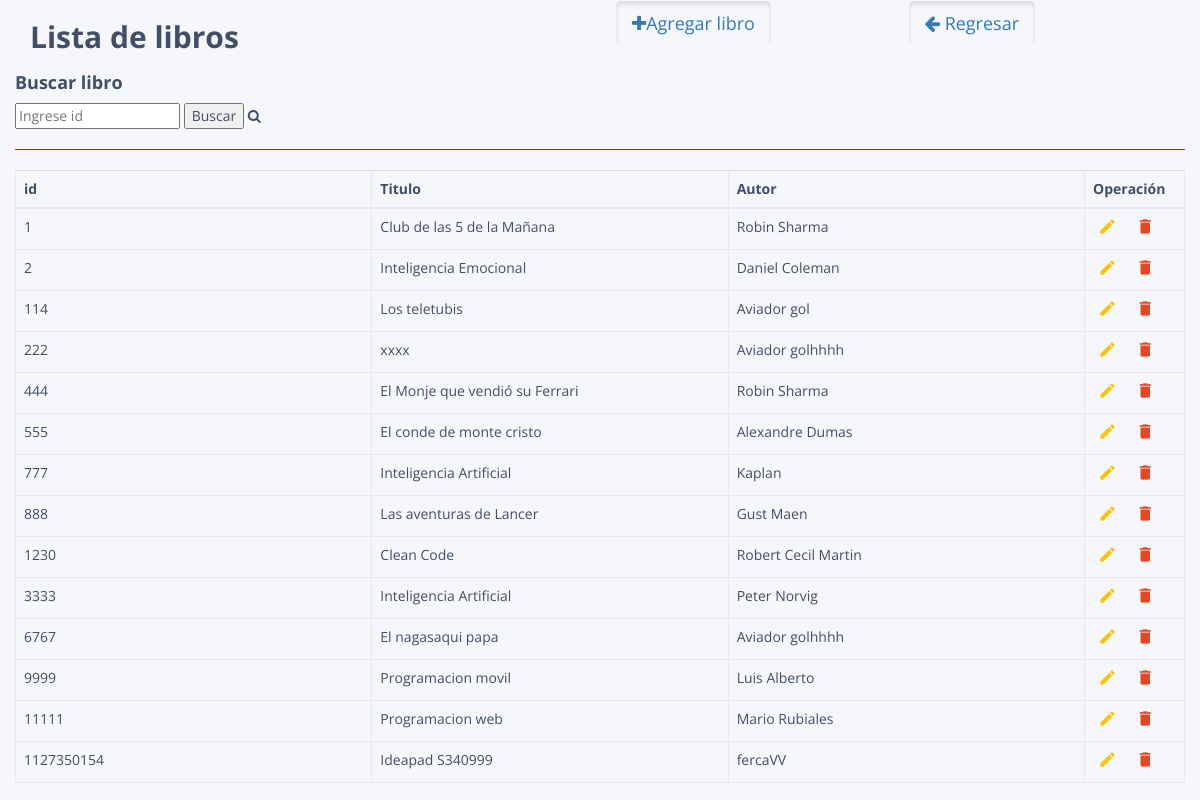
The app's page /libros.php with its own data.
### tables this page shows
CREATE TABLE `libros` (
  `id` int(20) NOT NULL,
  `titulo` varchar(40) NOT NULL,
  `autor` varchar(20) DEFAULT 'Desconocido'
);

### database.php (called while the page is built, shortened)
<?php
	class Database{
		private $con;
		private $dbhost="localhost";
		private $dbuser="root";
		private $dbpass="";
		private $dbname="clientecp";
		public function connect_db(){
			$this->con = mysqli_connect($this->dbhost, $this->dbuser, $this->dbpass, $this->dbname);
		}
		public function readlibros(){
			$sql = "SELECT * FROM libros" ;
			$res = mysqli_query($this->con, $sql);
			return $res;
		}
	}
?>

### libros.php (the view, shortened to what this page needs)
<!DOCTYPE html>
<html lang="en">
<head>
<link rel="stylesheet" href="https://maxcdn.bootstrapcdn.com/font-awesome/4.7.0/css/font-awesome.min.css">
<link rel="stylesheet" href="https://maxcdn.bootstrapcdn.com/bootstrap/3.3.7/css/bootstrap.min.css">
<link rel="stylesheet" href="css/custom.css">
</head>
<body>
    <div class="container">
                <div class="row">
                    <div class="col-sm-6"><h2><b>Lista de libros</b></h2></div>
                    <div class="col-sm-3">
                        <a href="createlibro.php" class="btn btn-secondary btn-lg active"><i class="fa fa-plus"></i>Agregar libro</a>
                    </div>
                    <div class="col-sm-3">
                    <a href="home.php" class="btn btn-secondary btn-lg active"><i class="fa fa-arrow-left"></i> Regresar</a>
                    </div>
                </div>
                <div class="row">
                <h4><b>Buscar libro</b></h4>
<form method="POST" action="searchlibros.php" method="get" onSubmit="return validarForm(this)">
 <input type="text" placeholder="Ingrese id" name="palabra">
 <input type="submit" value="Buscar" name="buscar"> <i class="fa fa-search"></i>
</form>
<hr style="border-color:red;">
            <table class="table table-bordered">
                <thead>
                    <tr>
                        <th>id</th>
                        <th>Titulo</th>
                        <th>Autor</th>
                        <th>Operación</th>
                    </tr>
                </thead>
				<?php
				include ('database.php');
				$libros = new Database();
				$listado=$libros->readlibros();
				?>
                <tbody>
				<?php
					while ($row=mysqli_fetch_object($listado)){
						$id =$row->id;
						$titulo =$row->titulo;
                        $autor=$row->autor;
				?>
					<tr>
                    <td><?php echo $id;?></td>
                        <td><?php echo $titulo;?></td>
                        <td><?php echo $autor;?></td>
                        <td>
						    <a href="updateLibro.php?id=<?php echo $id;?>" class="edit" title="Editar" data-toggle="tooltip"><i class="material-icons">&#xE254;</i></a>
                            <a href="deleteLibro.php?id=<?php echo $id;?>" class="delete" title="Eliminar" data-toggle="tooltip"><i class="material-icons">&#xE872;</i></a>
                        </td>
                    </tr>
				<?php
					}
				?>
    </div>
</body>
</html>

### css/custom.css (style rules this page uses)
body { color: #404E67; background: #F5F7FA; font-family: 'Open Sans', sans-serif; }
table.table { table-layout: fixed; }
table.table tr th, table.table tr td { border-color: #e9e9e9; }
table.table th:last-child { width: 100px; }
table.table td a { cursor: pointer; display: inline-block; margin: 0 5px; min-width: 24px; }
table.table td a.edit { color: #FFC107; }
table.table td a.delete { color: #E34724; }
table.table td i { font-size: 19px; }

### records on screen
libros: id "1", titulo "Club de las 5 de la Mañana", autor "Robin Sharma"
libros: id "2", titulo "Inteligencia Emocional", autor "Daniel Coleman"
libros: id "114", titulo "Los teletubis", autor "Aviador gol"
libros: id "222", titulo "xxxx", autor "Aviador golhhhh"
libros: id "444", titulo "El Monje que vendió su Ferrari", autor "Robin Sharma"
libros: id "555", titulo "El conde de monte cristo", autor "Alexandre Dumas"
libros: id "777", titulo "Inteligencia Artificial", autor "Kaplan"
libros: id "888", titulo "Las aventuras de Lancer", autor "Gust Maen"
libros: id "1230", titulo "Clean Code", autor "Robert Cecil Martin"
libros: id "3333", titulo "Inteligencia Artificial", autor "Peter Norvig"
libros: id "6767", titulo "El nagasaqui papa", autor "Aviador golhhhh"
libros: id "9999", titulo "Programacion movil", autor "Luis Alberto"
libros: id "11111", titulo "Programacion web", autor "Mario Rubiales"
libros: id "1127350154", titulo "Ideapad S340999", autor "fercaVV"
